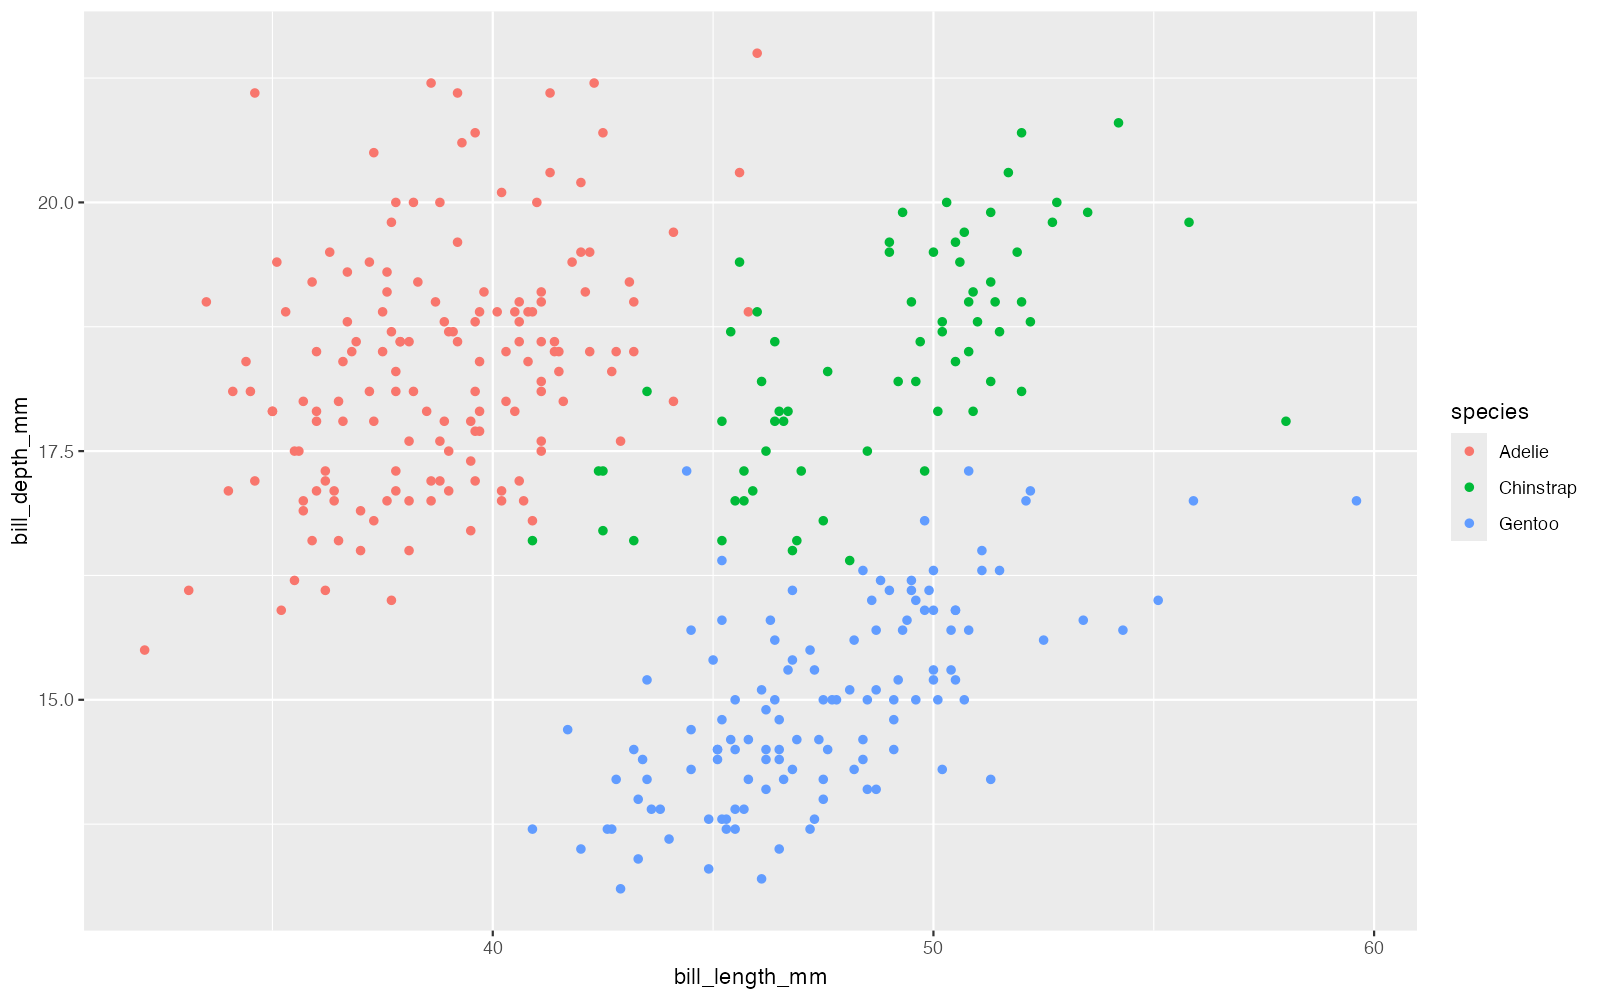

Write R code to recreate this figure.
library(ggplot2)
library(palmerpenguins)

ggplot(penguins, aes(bill_length_mm, bill_depth_mm, color = species)) +
  geom_point()


ggplot2::ggsave(
  filename = "src/stories/plots/scatter/plot02.png",
  width = 1600,
  height = 1000,
  units = "px",
  dpi = 150
)
